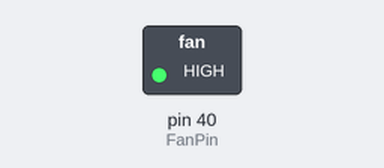
Bench run of a sketch on a simulated Arduino Mega 2560, built with avr-gcc and run on an emulated ATmega2560. On the bench: switched loads named in the sketch (green lamp = pin HIGH).

Above: at 2.5 s.
At 6.0 s:
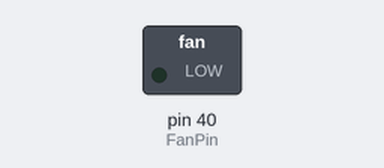
Timing chart, 0 to 9.1 s (numbered marks = the images above):
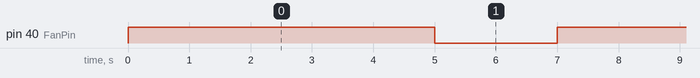

Measured:
- by itself, pin 40 (FanPin): alternates HIGH for 5.0 s and LOW for 2.0 s

The sketch:

relay_fan.ino
```cpp
#define FanPin 40

void setup() {
  pinMode(40, OUTPUT);
}

void loop() {
  digitalWrite(FanPin, HIGH);
  delay(5000);
  digitalWrite(FanPin, LOW);
  delay(2000);
}
```
